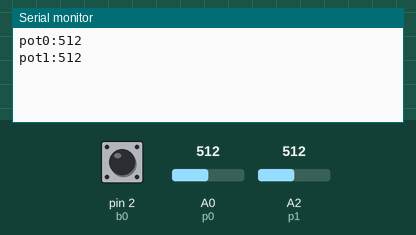
Bench run of a sketch on a simulated Arduino Uno, built with avr-gcc and run on an emulated ATmega328P. Parts: the last lines printed to the serial monitor. The inputs (shaded band) are chosen by the test bench; at power-on: pin 2 (b0) HIGH, A0 (p0) = 512, A2 (p1) = 512.

Above: at 1.2 s.
1.3 s: pin 2 (b0) pulled LOW for 0.15 s
At 2.5 s:
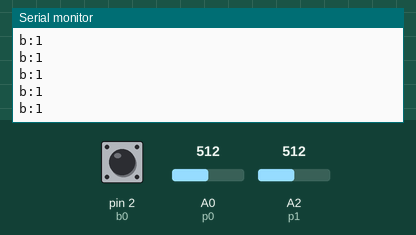
2.9 s: A0 (p0) set to 716
At 3.4 s:
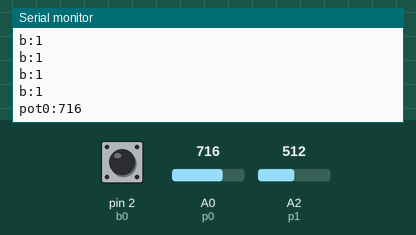
4.4 s: A2 (p1) set to 716
At 5.5 s:
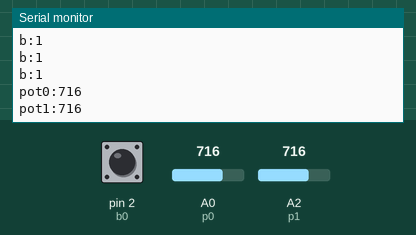
5.9 s: A0 (p0) set to 900
At 6.9 s:
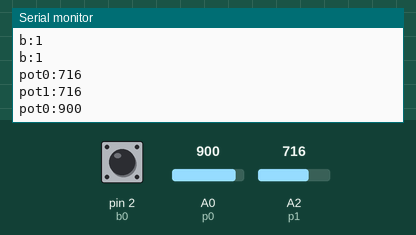
7.4 s: A2 (p1) set to 900
At 7.8 s:
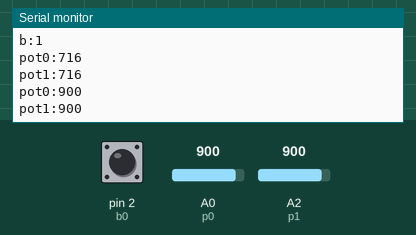
Timing chart, 0 to 9.9 s (numbered marks = the images above; inputs shaded):
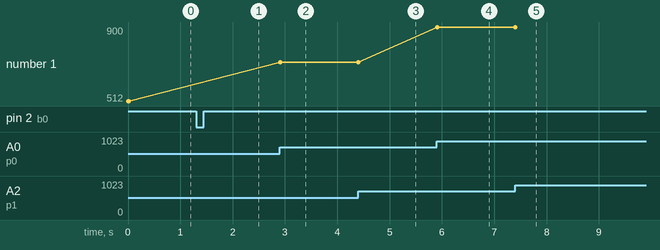

Measured:
- after the input at 1.3 s, the serial monitor: prints a new line at once (image 1)
- after the input at 2.9 s, the serial monitor: prints a new line at once (image 2)
- after the input at 4.4 s, the serial monitor: prints a new line at once (image 3)
- after the input at 5.9 s, the serial monitor: prints a new line at once (image 4)
- after the input at 7.4 s, the serial monitor: prints a new line at once (image 5)
- plotted number 1: 512 → 716 after the input at 2.9 s, 716 → 900 after the input at 5.9 s

The sketch:

multipot_buttons1.ino
```cpp
//pot
int p0 = A0;
int p1 = A2;
int v0, pv0, v1, pv1;
//buttons
int b0 = 2;

void setup() {
  Serial.begin(9600);
  pinMode(b0, INPUT_PULLUP);
}
void loop() {
  //BUTTONS
  if ( digitalRead(b0) == LOW ) {
    Serial.print("b:");
    Serial.println(1);
  }

  //POTS
  //Pot 0
  v0 = analogRead(p0); //read analog pin
  //Send out values only when pot changes
  if ( v0 < (pv0 - 1) || v0 > (pv0 + 1) ) {
    //Action
    Serial.print("pot0:"); //string header
    Serial.println(v0); //send value to serial bus
  }
  //Update previous value
  pv0 = v0;

  //Pot 1
  v1 = analogRead(p1); //read analog pin
  if ( v1 < (pv1 - 1) || v1 > (pv1 + 1) ) {
    Serial.print("pot1:"); //string header
    Serial.println(v1); //send value to serial bus
  }
  pv1 = v1;

  ////Delay
  delay(15);
}
```
